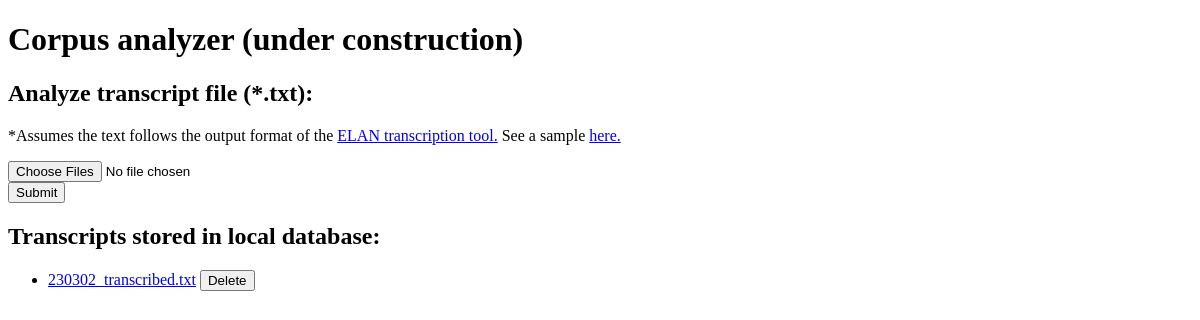
Before: / with the older database file.
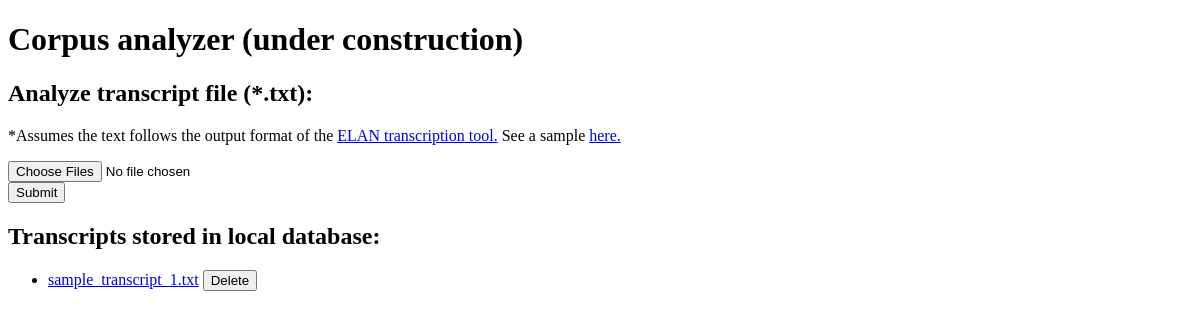
After: the same page with the newer database file.
### app.py (models this page shows, shortened)
class Transcript(db.Model):
    id = db.Column(db.Integer, primary_key=True)
    filename = db.Column(db.String(255), unique=True, nullable=False)
    text = db.Column(db.Text, nullable=False)

### app.py (the view)
@app.route('/')
def index():
    transcripts = Transcript.query.all()
    return render_template('index.html', transcripts=transcripts)

### templates/index.html (shortened to what this page needs)
<!DOCTYPE html>
<html lang="en">
<head>
</head>
<body>
    <h1>Corpus analyzer (under construction)</h1>
    <h2>Analyze transcript file (*.txt):</h2>
    <p>*Assumes the text follows the output format of the
        <a href="https://archive.mpi.nl/tla/elan" target="_blank">ELAN transcription tool.</a>
        See a sample <a href="{{ url_for('static', filename='sample_transcript_1.txt') }}" target="_blank">here.</a></p>
    <form action="/process_transcript_upload" method="post" enctype="multipart/form-data">
        <input type="file" id="file" name="files" accept=".txt" multiple>
        <br>
        <input type="submit" value="Submit">
    </form>
    <h2>Transcripts stored in local database:</h2>
    <ul>
        {% for transcript in transcripts %}
        <li>
            <a href="{{ url_for('transcript_display_route', transcript_id=transcript.id) }}">{{ transcript.filename }}</a>
            <form action="{{ url_for('delete_transcript_route', transcript_id=transcript.id) }}" method="post" style="display: inline;">
                <input type="submit" value="Delete" onclick="return confirm('Are you sure you want to delete this transcript?');">
            </form>
        </li>
        {% endfor %}
    </ul>
</body>
</html>

Changed rows visible on the page:
changed Transcript: filename "230302_transcribed.txt" → "sample_transcript_1.txt"
